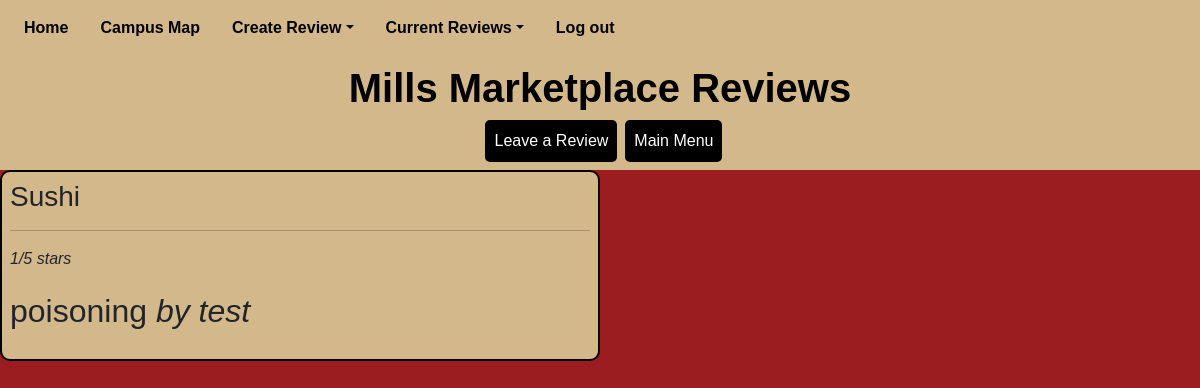
/reviewP/marketReview, run on the app's committed database.
### py_src/snacks/main.py (models this page shows)
class Review(SQLModel, table=True):
    __tablename__ = "reviews"
    review_id: int | None = Field(default=None, primary_key=True)
    author_id: int = Field(nullable=False, foreign_key="users.user_id")
    location_id: int = Field(nullable=False, foreign_key="locations.location_id")
    title: str = Field(nullable=False)
    body: str = Field(nullable=False)
    rating: int = Field(nullable=False)
    author: "User" = Relationship(back_populates="reviews")
    location: "Location" = Relationship(back_populates="reviews")

class User(SQLModel, table=True):
    __tablename__ = "users"
    user_id: int | None = Field(default=None, primary_key=True)
    username: str = Field(index=True, unique=True, nullable=False)
    password: str = Field(nullable=False)
    reviews: list["Review"] = Relationship(back_populates="author")

### py_src/snacks/main.py (the view)
@app.get("/reviewP/marketReview", response_class=HTMLResponse)
async def marketReview(request: Request, db: Session = Depends(get_session)):
    reviews = db.exec(
        select(Review, User)
        .join(User, Review.author_id == User.user_id)
        .where(Review.location_id == 2)
    ).all()
    newreview = []
    for review, user in reviews:
        newreview.append(
            {
                "title": review.title,
                "body": review.body,
                "rating": review.rating,
                "author": user.username,
            }
        )
    return templates.TemplateResponse(
        "reviewP/marketReviewPage.html", {"request": request, "reviews": newreview}
    )

### py_src/templates/reviewP/marketReviewPage.html (shortened to what this page needs)
{% extends 'blog/base_reviews.html' %}
{% block h1 %} Mills Marketplace {% endblock %}
{% block content %} <button class="btn p-2 mx-2" id="menu" onclick="location.href='/createR/marketLeaveReview'">Leave a Review</button> {% endblock %}

### py_src/templates/blog/base_reviews.html (shortened to what this page needs)
<!DOCTYPE html>
<html lang="en">
<head>
  <link href="https://cdn.jsdelivr.net/npm/bootstrap@5.3.3/dist/css/bootstrap.min.css" rel="stylesheet"
>
  <link rel="stylesheet" href="{{ url_for('static', path='styles/reviewPage.css') }} ">
</head>
<body>
  <div class="container-fluid header p-2">
    <ul class="nav">
      <li class="nav-item custom">
        <a class="nav-link text-black custom fw-bold" href="/menu"> Home</a>
      </li>
      <li class="nav-item">
        <a class="nav-link text-black fw-bold" href="/map"> Campus Map</a>
      </li>
      <li class="nav-item dropdown">
        <a class="nav-link dropdown-toggle text-black fw-bold" data-bs-toggle="dropdown" role="button"
          aria-expanded="false">Create Review</a>
      </li>
      <li class="nav-item dropdown">
        <a class="nav-link dropdown-toggle text-black fw-bold" data-bs-toggle="dropdown" role="button"
          aria-expanded="false"> Current Reviews</a>
      </li>
    </ul>
    <li class="nav-item">
      <a class="nav-link text-black fw-bold" href="auth/login"> Log out</a>
    </li>
  </div>
<div class="d-flex p-2 header">
    <div class="mx-auto">
    <article>
      <h1><strong>{% block h1 %} {{ h1_name }} {% endblock %} Reviews</strong></h1>
      <div class="d-flex justify-content-center mt-1">
      {% block content %}{% endblock %}
      <button class="btn p-2" id="menu" onclick="location.href='/menu'">Main Menu</button>
      </div>
    </article>
    </div>
  </div>
    <div class="d-flex flex-wrap flex-row review-section">
      {% for review in reviews %}
      <article class="w-100 review p-2">
        <h3 class="text-capitalize">{{ review.title }}</h3>
        <hr class="bg-dark">
        <p><i>{{ review.rating }}/5 stars </i></p>
        <p class="fs-2">{{ review.body }} <i>by {{ review.author }}</i></p>
      </article>
      {% endfor %}
    </div>
</body>
</html>

### py_src/static/styles/reviewPage.css (style rules this page uses)
body { background-color:#9B1D20; }
.review-section { font-family: Arial, sans-serif; }
.review { border: 2px solid black; border-radius: 10px; max-width: 600px; box-sizing: border-box; font-family: Arial, sans-serif; background-color:#d3b88c; }
.header { background-color: #d3b88c; color: black; font-family: Arial, sans-serif; }
#menu { background-color: black; color: white; border-radius: 5px; cursor: pointer; }

### data on the page
Review: title "Sushi", rating "1", body "poisoning", author "test"
